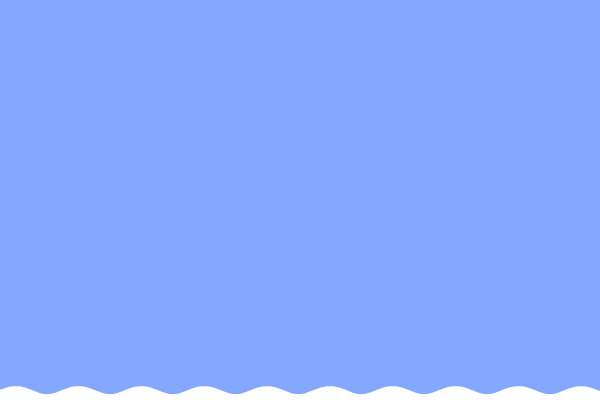
Frame 1 (no input)
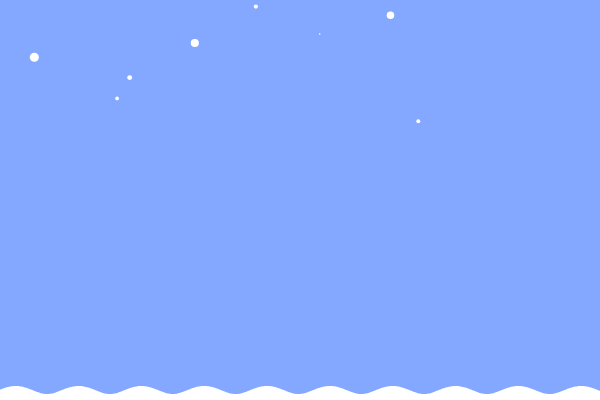
Frame 60 (no input)
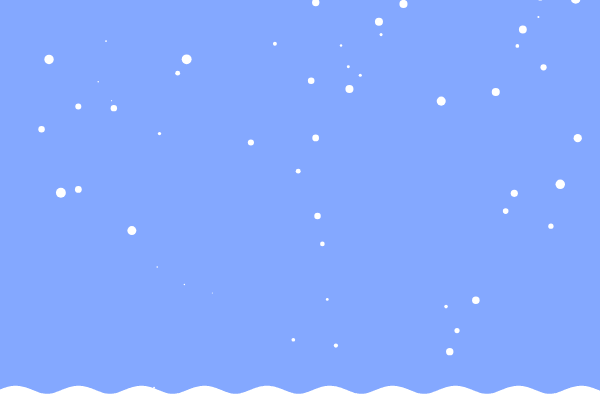
Frame 120 (the mouse pressed at the canvas centre since frame 60)

The p5.js sketch that drew these frames (run headless with seeded random() and noise() and a simulated clock; from frame 60 on, the mouse is pressed at the canvas centre):

// p5.js sketch
// ── sketch.js
// snow
var snowFlakes = [];
var gravity;
var wind;
var angle;

// pile of snow
var pileSnow = [];
var bottom;

function setup() {
  createCanvas(600, 400);
  gravity = createVector(0, 0.1);
  wind = createVector(0.1, 0);
  angle = PI;
  initPileSnow();
  renderSnowPile();
}

function initPileSnow() {
  var h = 0;
  for(var i = 0; i < width; i++) {
    pileSnow.push(map(sin(h), -1,1, 2, 10));
    h += 0.1;
  }
}

function addToSnowPile(x, y, size) {
  var aux = 0;
  var l = floor(x - floor(size/2));
  var r = floor(x + floor(size/2));

  for(var i = l; i <= r; i++) {
    pileSnow[i] += map(sin(aux), -1,1, 0, size/2);
    aux += PI/(r-l);
  }
}

function renderSnowPile() {
  fill(255);
  beginShape();
  vertex(0, height);
  for(var i = 1; i < width-1; i++) {
    vertex(i, height - pileSnow[i]);
  }
  vertex(width-1, height);
  endShape(CLOSE);
}

function draw() {
  background(132, 168, 255);

  // create the flakes
  if(snowFlakes.length <= 200) {
    snowFlakes.push(new Flake());
  }

  // update wind force
  wind.x = (sin(angle) * 0.1);
  angle += 0.08;

  // update each flake and render
  for(flake of snowFlakes) {
    flake.applyForce(gravity);
    flake.applyForce(wind);
    flake.update();
    flake.render();
  }

  renderSnowPile();

}

// ── flake.js
class Flake {
    constructor() {
        var x = random(width);
        var y = random(-height, 0);
        this.pos = createVector(x, y)
        this.size = random(1, 10);
        this.vel = createVector(0,0);
    }

    applyForce(acc) {
        // v = v0 + force * t
        this.vel.add(acc.mult(1));
    }

    render() {
        stroke(255);
        strokeWeight(this.size);
        point(this.pos.x, this.pos.y);
    }

    resetFlake() {
        var x = random(width);
        var y = random(-height, 0);
        this.pos = createVector(x, y)
        this.size = random(1, 10);
        this.vel = createVector(0,0);
    }

    update() {
        this.pos.add(this.vel);

        // if pos is out of screen, reset flake
        if(this.outOfScreen()) {
            this.resetFlake();
        }
    }

    outOfScreen() {
        return this.pos.y > height || this.pos.x > width || this.pos.x < 0;
    }
}
